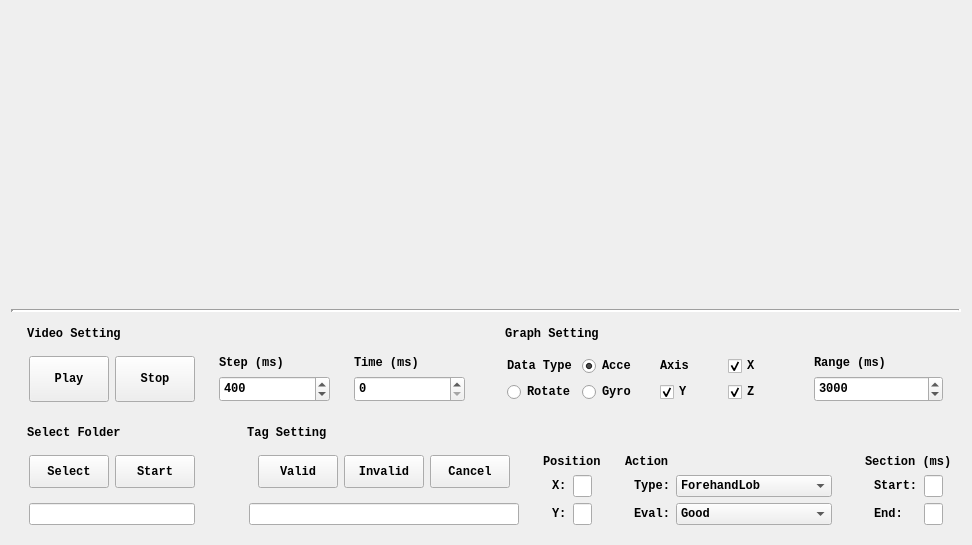
<?xml version="1.0" encoding="UTF-8"?>
<ui version="4.0">
 <class>DataMarker</class>
 <widget class="QWidget" name="DataMarker">
  <property name="geometry">
   <rect>
    <x>0</x>
    <y>0</y>
    <width>956</width>
    <height>545</height>
   </rect>
  </property>
  <property name="sizePolicy">
   <sizepolicy hsizetype="Preferred" vsizetype="Fixed">
    <horstretch>3</horstretch>
    <verstretch>0</verstretch>
   </sizepolicy>
  </property>
  <property name="font">
   <font>
    <family>Consolas</family>
    <pointsize>9</pointsize>
    <weight>75</weight>
    <italic>false</italic>
    <bold>true</bold>
   </font>
  </property>
  <property name="windowTitle">
   <string>DataMarker</string>
  </property>
  <property name="styleSheet">
   <string notr="true"/>
  </property>
  <layout class="QGridLayout" name="gridLayout">
   <item row="0" column="0">
    <widget class="QWidget" name="ShowWidget" native="true">
     <property name="sizePolicy">
      <sizepolicy hsizetype="Preferred" vsizetype="Preferred">
       <horstretch>0</horstretch>
       <verstretch>3</verstretch>
      </sizepolicy>
     </property>
     <layout class="QHBoxLayout" name="horizontalLayout">
      <property name="leftMargin">
       <number>0</number>
      </property>
      <property name="topMargin">
       <number>0</number>
      </property>
      <property name="rightMargin">
       <number>0</number>
      </property>
      <property name="bottomMargin">
       <number>0</number>
      </property>
      <item>
       <widget class="QWidget" name="VideoWidget" native="true">
        <property name="sizePolicy">
         <sizepolicy hsizetype="Preferred" vsizetype="Preferred">
          <horstretch>1</horstretch>
          <verstretch>0</verstretch>
         </sizepolicy>
        </property>
        <property name="styleSheet">
         <string notr="true"/>
        </property>
       </widget>
      </item>
      <item>
       <widget class="QWidget" name="GraphWidget" native="true">
        <property name="sizePolicy">
         <sizepolicy hsizetype="Preferred" vsizetype="Preferred">
          <horstretch>1</horstretch>
          <verstretch>0</verstretch>
         </sizepolicy>
        </property>
        <property name="styleSheet">
         <string notr="true"/>
        </property>
       </widget>
      </item>
     </layout>
    </widget>
   </item>
   <item row="2" column="0">
    <widget class="Line" name="line">
     <property name="frameShadow">
      <enum>QFrame::Sunken</enum>
     </property>
     <property name="lineWidth">
      <number>3</number>
     </property>
     <property name="orientation">
      <enum>Qt::Horizontal</enum>
     </property>
    </widget>
   </item>
   <item row="3" column="0">
    <widget class="QWidget" name="InputWidget" native="true">
     <property name="sizePolicy">
      <sizepolicy hsizetype="Preferred" vsizetype="Preferred">
       <horstretch>0</horstretch>
       <verstretch>2</verstretch>
      </sizepolicy>
     </property>
     <layout class="QVBoxLayout" name="verticalLayout">
      <property name="leftMargin">
       <number>0</number>
      </property>
      <property name="topMargin">
       <number>0</number>
      </property>
      <property name="rightMargin">
       <number>0</number>
      </property>
      <property name="bottomMargin">
       <number>0</number>
      </property>
      <item>
       <widget class="QWidget" name="SetWidget" native="true">
        <property name="sizePolicy">
         <sizepolicy hsizetype="Preferred" vsizetype="Preferred">
          <horstretch>0</horstretch>
          <verstretch>2</verstretch>
         </sizepolicy>
        </property>
        <layout class="QHBoxLayout" name="horizontalLayout_2">
         <property name="leftMargin">
          <number>0</number>
         </property>
         <property name="topMargin">
          <number>0</number>
         </property>
         <property name="rightMargin">
          <number>0</number>
         </property>
         <property name="bottomMargin">
          <number>0</number>
         </property>
         <item>
          <widget class="QWidget" name="VideoSetWidget" native="true">
           <property name="font">
            <font>
             <family>Consolas</family>
             <pointsize>9</pointsize>
             <weight>75</weight>
             <italic>false</italic>
             <bold>true</bold>
            </font>
           </property>
           <property name="cursor">
            <cursorShape>ArrowCursor</cursorShape>
           </property>
           <property name="focusPolicy">
            <enum>Qt::NoFocus</enum>
           </property>
           <property name="styleSheet">
            <string notr="true"/>
           </property>
           <layout class="QVBoxLayout" name="verticalLayout_3">
            <item>
             <widget class="QLabel" name="VideoSetLabel">
              <property name="sizePolicy">
               <sizepolicy hsizetype="Preferred" vsizetype="Fixed">
                <horstretch>0</horstretch>
                <verstretch>0</verstretch>
               </sizepolicy>
              </property>
              <property name="text">
               <string> Video Setting</string>
              </property>
             </widget>
            </item>
            <item>
             <widget class="QWidget" name="widget_2" native="true">
              <property name="sizePolicy">
               <sizepolicy hsizetype="Preferred" vsizetype="Preferred">
                <horstretch>0</horstretch>
                <verstretch>1</verstretch>
               </sizepolicy>
              </property>
              <property name="font">
               <font>
                <family>Consolas</family>
                <pointsize>9</pointsize>
                <weight>75</weight>
                <italic>false</italic>
                <bold>true</bold>
               </font>
              </property>
              <layout class="QHBoxLayout" name="horizontalLayout_5">
               <property name="leftMargin">
                <number>0</number>
               </property>
               <property name="topMargin">
                <number>9</number>
               </property>
               <property name="rightMargin">
                <number>0</number>
               </property>
               <property name="bottomMargin">
                <number>0</number>
               </property>
               <item>
                <widget class="QWidget" name="widget_3" native="true">
                 <layout class="QHBoxLayout" name="horizontalLayout_6">
                  <property name="leftMargin">
                   <number>9</number>
                  </property>
                  <property name="topMargin">
                   <number>0</number>
                  </property>
                  <property name="rightMargin">
                   <number>9</number>
                  </property>
                  <property name="bottomMargin">
                   <number>0</number>
                  </property>
                  <item>
                   <widget class="QPushButton" name="PlayButton">
                    <property name="sizePolicy">
                     <sizepolicy hsizetype="Fixed" vsizetype="Preferred">
                      <horstretch>0</horstretch>
                      <verstretch>0</verstretch>
                     </sizepolicy>
                    </property>
                    <property name="text">
                     <string>Play</string>
                    </property>
                   </widget>
                  </item>
                  <item>
                   <widget class="QPushButton" name="StopButton">
                    <property name="sizePolicy">
                     <sizepolicy hsizetype="Fixed" vsizetype="Preferred">
                      <horstretch>0</horstretch>
                      <verstretch>0</verstretch>
                     </sizepolicy>
                    </property>
                    <property name="text">
                     <string>Stop</string>
                    </property>
                   </widget>
                  </item>
                 </layout>
                </widget>
               </item>
               <item>
                <widget class="QWidget" name="widget_4" native="true">
                 <layout class="QVBoxLayout" name="verticalLayout_4">
                  <property name="topMargin">
                   <number>0</number>
                  </property>
                  <property name="bottomMargin">
                   <number>0</number>
                  </property>
                  <item>
                   <widget class="QLabel" name="label">
                    <property name="sizePolicy">
                     <sizepolicy hsizetype="Preferred" vsizetype="Fixed">
                      <horstretch>0</horstretch>
                      <verstretch>0</verstretch>
                     </sizepolicy>
                    </property>
                    <property name="text">
                     <string>Step (ms)</string>
                    </property>
                   </widget>
                  </item>
                  <item>
                   <widget class="QSpinBox" name="StepSpinBox">
                    <property name="sizePolicy">
                     <sizepolicy hsizetype="Minimum" vsizetype="Preferred">
                      <horstretch>0</horstretch>
                      <verstretch>0</verstretch>
                     </sizepolicy>
                    </property>
                    <property name="minimum">
                     <number>0</number>
                    </property>
                    <property name="maximum">
                     <number>200000000</number>
                    </property>
                    <property name="singleStep">
                     <number>200</number>
                    </property>
                    <property name="value">
                     <number>400</number>
                    </property>
                   </widget>
                  </item>
                 </layout>
                </widget>
               </item>
               <item>
                <widget class="QWidget" name="widget_5" native="true">
                 <layout class="QVBoxLayout" name="verticalLayout_5">
                  <property name="topMargin">
                   <number>0</number>
                  </property>
                  <property name="bottomMargin">
                   <number>0</number>
                  </property>
                  <item>
                   <widget class="QLabel" name="label_2">
                    <property name="sizePolicy">
                     <sizepolicy hsizetype="Preferred" vsizetype="Fixed">
                      <horstretch>0</horstretch>
                      <verstretch>0</verstretch>
                     </sizepolicy>
                    </property>
                    <property name="text">
                     <string>Time (ms)</string>
                    </property>
                   </widget>
                  </item>
                  <item>
                   <widget class="QSpinBox" name="TimeSpinBox">
                    <property name="sizePolicy">
                     <sizepolicy hsizetype="Minimum" vsizetype="Preferred">
                      <horstretch>0</horstretch>
                      <verstretch>0</verstretch>
                     </sizepolicy>
                    </property>
                    <property name="maximum">
                     <number>200000000</number>
                    </property>
                    <property name="singleStep">
                     <number>200</number>
                    </property>
                    <property name="value">
                     <number>0</number>
                    </property>
                   </widget>
                  </item>
                 </layout>
                </widget>
               </item>
              </layout>
             </widget>
            </item>
           </layout>
          </widget>
         </item>
         <item>
          <widget class="QWidget" name="GraphSetWidget" native="true">
           <property name="styleSheet">
            <string notr="true"/>
           </property>
           <layout class="QVBoxLayout" name="verticalLayout_6">
            <property name="leftMargin">
             <number>9</number>
            </property>
            <property name="rightMargin">
             <number>9</number>
            </property>
            <item>
             <widget class="QLabel" name="label_3">
              <property name="sizePolicy">
               <sizepolicy hsizetype="Preferred" vsizetype="Fixed">
                <horstretch>0</horstretch>
                <verstretch>0</verstretch>
               </sizepolicy>
              </property>
              <property name="text">
               <string> Graph Setting</string>
              </property>
             </widget>
            </item>
            <item>
             <widget class="QWidget" name="widget_6" native="true">
              <layout class="QHBoxLayout" name="horizontalLayout_7">
               <property name="leftMargin">
                <number>0</number>
               </property>
               <property name="topMargin">
                <number>9</number>
               </property>
               <property name="rightMargin">
                <number>0</number>
               </property>
               <property name="bottomMargin">
                <number>0</number>
               </property>
               <item>
                <widget class="QWidget" name="widget_10" native="true">
                 <layout class="QGridLayout" name="gridLayout_2">
                  <property name="topMargin">
                   <number>0</number>
                  </property>
                  <property name="bottomMargin">
                   <number>0</number>
                  </property>
                  <item row="0" column="0">
                   <widget class="QLabel" name="DataTypeLabel">
                    <property name="sizePolicy">
                     <sizepolicy hsizetype="Preferred" vsizetype="Fixed">
                      <horstretch>0</horstretch>
                      <verstretch>0</verstretch>
                     </sizepolicy>
                    </property>
                    <property name="text">
                     <string>Data Type</string>
                    </property>
                   </widget>
                  </item>
                  <item row="0" column="1">
                   <widget class="QRadioButton" name="AcceRadio">
                    <property name="text">
                     <string>Acce</string>
                    </property>
                    <property name="checked">
                     <bool>true</bool>
                    </property>
                    <attribute name="buttonGroup">
                     <string notr="true">DataTypeGroup</string>
                    </attribute>
                   </widget>
                  </item>
                  <item row="1" column="1">
                   <widget class="QRadioButton" name="GyroRadio">
                    <property name="text">
                     <string>Gyro</string>
                    </property>
                    <attribute name="buttonGroup">
                     <string notr="true">DataTypeGroup</string>
                    </attribute>
                   </widget>
                  </item>
                  <item row="1" column="0">
                   <widget class="QRadioButton" name="RotateRadio">
                    <property name="text">
                     <string>Rotate</string>
                    </property>
                    <attribute name="buttonGroup">
                     <string notr="true">DataTypeGroup</string>
                    </attribute>
                   </widget>
                  </item>
                 </layout>
                </widget>
               </item>
               <item>
                <widget class="QWidget" name="widget_9" native="true">
                 <layout class="QGridLayout" name="gridLayout_3">
                  <property name="topMargin">
                   <number>0</number>
                  </property>
                  <property name="bottomMargin">
                   <number>0</number>
                  </property>
                  <item row="0" column="0">
                   <widget class="QLabel" name="DataTypeLabel_2">
                    <property name="sizePolicy">
                     <sizepolicy hsizetype="Preferred" vsizetype="Fixed">
                      <horstretch>0</horstretch>
                      <verstretch>0</verstretch>
                     </sizepolicy>
                    </property>
                    <property name="text">
                     <string>Axis</string>
                    </property>
                   </widget>
                  </item>
                  <item row="0" column="1">
                   <widget class="QCheckBox" name="XCheck">
                    <property name="text">
                     <string>X</string>
                    </property>
                    <property name="checked">
                     <bool>true</bool>
                    </property>
                    <attribute name="buttonGroup">
                     <string notr="true">AxisGroup</string>
                    </attribute>
                   </widget>
                  </item>
                  <item row="1" column="0">
                   <widget class="QCheckBox" name="YCheck">
                    <property name="text">
                     <string>Y</string>
                    </property>
                    <property name="checked">
                     <bool>true</bool>
                    </property>
                    <attribute name="buttonGroup">
                     <string notr="true">AxisGroup</string>
                    </attribute>
                   </widget>
                  </item>
                  <item row="1" column="1">
                   <widget class="QCheckBox" name="ZCheck">
                    <property name="text">
                     <string>Z</string>
                    </property>
                    <property name="checked">
                     <bool>true</bool>
                    </property>
                    <attribute name="buttonGroup">
                     <string notr="true">AxisGroup</string>
                    </attribute>
                   </widget>
                  </item>
                 </layout>
                </widget>
               </item>
               <item>
                <widget class="QWidget" name="widget_8" native="true">
                 <layout class="QVBoxLayout" name="verticalLayout_7">
                  <property name="topMargin">
                   <number>0</number>
                  </property>
                  <property name="bottomMargin">
                   <number>0</number>
                  </property>
                  <item>
                   <widget class="QLabel" name="label_4">
                    <property name="sizePolicy">
                     <sizepolicy hsizetype="Preferred" vsizetype="Fixed">
                      <horstretch>0</horstretch>
                      <verstretch>0</verstretch>
                     </sizepolicy>
                    </property>
                    <property name="text">
                     <string>Range (ms)</string>
                    </property>
                   </widget>
                  </item>
                  <item>
                   <widget class="QSpinBox" name="RangeSpinBox">
                    <property name="sizePolicy">
                     <sizepolicy hsizetype="Minimum" vsizetype="Preferred">
                      <horstretch>0</horstretch>
                      <verstretch>0</verstretch>
                     </sizepolicy>
                    </property>
                    <property name="minimum">
                     <number>0</number>
                    </property>
                    <property name="maximum">
                     <number>100000</number>
                    </property>
                    <property name="singleStep">
                     <number>1000</number>
                    </property>
                    <property name="value">
                     <number>3000</number>
                    </property>
                   </widget>
                  </item>
                 </layout>
                </widget>
               </item>
              </layout>
             </widget>
            </item>
           </layout>
          </widget>
         </item>
        </layout>
       </widget>
      </item>
      <item>
       <widget class="QWidget" name="TagWidget" native="true">
        <property name="sizePolicy">
         <sizepolicy hsizetype="Preferred" vsizetype="Preferred">
          <horstretch>0</horstretch>
          <verstretch>3</verstretch>
         </sizepolicy>
        </property>
        <layout class="QHBoxLayout" name="horizontalLayout_3">
         <property name="leftMargin">
          <number>0</number>
         </property>
         <property name="topMargin">
          <number>0</number>
         </property>
         <property name="rightMargin">
          <number>0</number>
         </property>
         <property name="bottomMargin">
          <number>0</number>
         </property>
         <item>
          <widget class="QWidget" name="TagFolderWidget" native="true">
           <property name="sizePolicy">
            <sizepolicy hsizetype="Preferred" vsizetype="Preferred">
             <horstretch>1</horstretch>
             <verstretch>0</verstretch>
            </sizepolicy>
           </property>
           <property name="styleSheet">
            <string notr="true"/>
           </property>
           <layout class="QVBoxLayout" name="verticalLayout_2">
            <item>
             <widget class="QLabel" name="TagFolderLabel">
              <property name="sizePolicy">
               <sizepolicy hsizetype="Preferred" vsizetype="Fixed">
                <horstretch>0</horstretch>
                <verstretch>0</verstretch>
               </sizepolicy>
              </property>
              <property name="text">
               <string> Select Folder</string>
              </property>
             </widget>
            </item>
            <item>
             <widget class="QWidget" name="widget_21" native="true">
              <layout class="QVBoxLayout" name="verticalLayout_12">
               <property name="topMargin">
                <number>0</number>
               </property>
               <property name="bottomMargin">
                <number>0</number>
               </property>
               <item>
                <widget class="QWidget" name="widget" native="true">
                 <property name="sizePolicy">
                  <sizepolicy hsizetype="Preferred" vsizetype="Preferred">
                   <horstretch>0</horstretch>
                   <verstretch>3</verstretch>
                  </sizepolicy>
                 </property>
                 <layout class="QHBoxLayout" name="horizontalLayout_4">
                  <property name="spacing">
                   <number>6</number>
                  </property>
                  <property name="leftMargin">
                   <number>0</number>
                  </property>
                  <property name="topMargin">
                   <number>9</number>
                  </property>
                  <property name="rightMargin">
                   <number>0</number>
                  </property>
                  <property name="bottomMargin">
                   <number>9</number>
                  </property>
                  <item>
                   <widget class="QPushButton" name="SelectFolderButton">
                    <property name="sizePolicy">
                     <sizepolicy hsizetype="Fixed" vsizetype="Preferred">
                      <horstretch>0</horstretch>
                      <verstretch>0</verstretch>
                     </sizepolicy>
                    </property>
                    <property name="text">
                     <string>Select</string>
                    </property>
                   </widget>
                  </item>
                  <item>
                   <widget class="QPushButton" name="TagStartButton">
                    <property name="sizePolicy">
                     <sizepolicy hsizetype="Fixed" vsizetype="Preferred">
                      <horstretch>0</horstretch>
                      <verstretch>0</verstretch>
                     </sizepolicy>
                    </property>
                    <property name="text">
                     <string>Start</string>
                    </property>
                   </widget>
                  </item>
                 </layout>
                </widget>
               </item>
               <item>
                <widget class="QLineEdit" name="TagFolderLineEdit">
                 <property name="sizePolicy">
                  <sizepolicy hsizetype="Preferred" vsizetype="Preferred">
                   <horstretch>0</horstretch>
                   <verstretch>1</verstretch>
                  </sizepolicy>
                 </property>
                 <property name="readOnly">
                  <bool>true</bool>
                 </property>
                </widget>
               </item>
              </layout>
             </widget>
            </item>
           </layout>
          </widget>
         </item>
         <item>
          <widget class="QPushButton" name="StartShowButton">
           <property name="sizePolicy">
            <sizepolicy hsizetype="Ignored" vsizetype="Ignored">
             <horstretch>0</horstretch>
             <verstretch>0</verstretch>
            </sizepolicy>
           </property>
           <property name="maximumSize">
            <size>
             <width>16777215</width>
             <height>16777215</height>
            </size>
           </property>
           <property name="styleSheet">
            <string notr="true"/>
           </property>
           <property name="text">
            <string/>
           </property>
           <property name="checkable">
            <bool>false</bool>
           </property>
          </widget>
         </item>
         <item>
          <widget class="QPushButton" name="StartTagButton">
           <property name="sizePolicy">
            <sizepolicy hsizetype="Ignored" vsizetype="Ignored">
             <horstretch>0</horstretch>
             <verstretch>0</verstretch>
            </sizepolicy>
           </property>
           <property name="text">
            <string/>
           </property>
          </widget>
         </item>
         <item>
          <widget class="QWidget" name="TagSetWidget" native="true">
           <property name="sizePolicy">
            <sizepolicy hsizetype="Preferred" vsizetype="Preferred">
             <horstretch>4</horstretch>
             <verstretch>0</verstretch>
            </sizepolicy>
           </property>
           <property name="styleSheet">
            <string notr="true"/>
           </property>
           <layout class="QVBoxLayout" name="verticalLayout_8">
            <item>
             <widget class="QLabel" name="TagSetLabel">
              <property name="sizePolicy">
               <sizepolicy hsizetype="Preferred" vsizetype="Fixed">
                <horstretch>0</horstretch>
                <verstretch>0</verstretch>
               </sizepolicy>
              </property>
              <property name="text">
               <string> Tag Setting</string>
              </property>
             </widget>
            </item>
            <item>
             <widget class="QWidget" name="widget_11" native="true">
              <layout class="QHBoxLayout" name="horizontalLayout_9">
               <property name="leftMargin">
                <number>0</number>
               </property>
               <property name="topMargin">
                <number>0</number>
               </property>
               <property name="rightMargin">
                <number>0</number>
               </property>
               <property name="bottomMargin">
                <number>0</number>
               </property>
               <item>
                <widget class="QWidget" name="widget_12" native="true">
                 <property name="sizePolicy">
                  <sizepolicy hsizetype="Preferred" vsizetype="Preferred">
                   <horstretch>1</horstretch>
                   <verstretch>0</verstretch>
                  </sizepolicy>
                 </property>
                 <layout class="QVBoxLayout" name="verticalLayout_9">
                  <property name="spacing">
                   <number>6</number>
                  </property>
                  <property name="leftMargin">
                   <number>9</number>
                  </property>
                  <property name="topMargin">
                   <number>0</number>
                  </property>
                  <property name="rightMargin">
                   <number>9</number>
                  </property>
                  <property name="bottomMargin">
                   <number>0</number>
                  </property>
                  <item>
                   <widget class="QWidget" name="widget_16" native="true">
                    <property name="sizePolicy">
                     <sizepolicy hsizetype="Preferred" vsizetype="Preferred">
                      <horstretch>0</horstretch>
                      <verstretch>3</verstretch>
                     </sizepolicy>
                    </property>
                    <layout class="QHBoxLayout" name="horizontalLayout_10">
                     <property name="leftMargin">
                      <number>9</number>
                     </property>
                     <property name="topMargin">
                      <number>9</number>
                     </property>
                     <property name="rightMargin">
                      <number>9</number>
                     </property>
                     <property name="bottomMargin">
                      <number>9</number>
                     </property>
                     <item>
                      <widget class="QPushButton" name="ValidButton">
                       <property name="sizePolicy">
                        <sizepolicy hsizetype="Fixed" vsizetype="Preferred">
                         <horstretch>0</horstretch>
                         <verstretch>0</verstretch>
                        </sizepolicy>
                       </property>
                       <property name="text">
                        <string>Valid</string>
                       </property>
                      </widget>
                     </item>
                     <item>
                      <widget class="QPushButton" name="InvalidButton">
                       <property name="sizePolicy">
                        <sizepolicy hsizetype="Fixed" vsizetype="Preferred">
                         <horstretch>0</horstretch>
                         <verstretch>0</verstretch>
                        </sizepolicy>
                       </property>
                       <property name="text">
                        <string>Invalid</string>
                       </property>
                      </widget>
                     </item>
                     <item>
                      <widget class="QPushButton" name="CancelButton">
                       <property name="sizePolicy">
                        <sizepolicy hsizetype="Fixed" vsizetype="Preferred">
                         <horstretch>0</horstretch>
                         <verstretch>0</verstretch>
                        </sizepolicy>
                       </property>
                       <property name="text">
                        <string>Cancel</string>
                       </property>
                      </widget>
                     </item>
                    </layout>
                   </widget>
                  </item>
                  <item>
                   <widget class="QLineEdit" name="SaveLineEdit">
                    <property name="sizePolicy">
                     <sizepolicy hsizetype="Preferred" vsizetype="Preferred">
                      <horstretch>0</horstretch>
                      <verstretch>1</verstretch>
                     </sizepolicy>
                    </property>
                    <property name="alignment">
                     <set>Qt::AlignCenter</set>
                    </property>
                    <property name="readOnly">
                     <bool>true</bool>
                    </property>
                   </widget>
                  </item>
                 </layout>
                </widget>
               </item>
               <item>
                <widget class="QWidget" name="widget_15" native="true">
                 <property name="sizePolicy">
                  <sizepolicy hsizetype="Preferred" vsizetype="Preferred">
                   <horstretch>1</horstretch>
                   <verstretch>0</verstretch>
                  </sizepolicy>
                 </property>
                 <layout class="QVBoxLayout" name="verticalLayout_10">
                  <property name="bottomMargin">
                   <number>0</number>
                  </property>
                  <item>
                   <widget class="QLabel" name="label_5">
                    <property name="sizePolicy">
                     <sizepolicy hsizetype="Preferred" vsizetype="Fixed">
                      <horstretch>0</horstretch>
                      <verstretch>0</verstretch>
                     </sizepolicy>
                    </property>
                    <property name="text">
                     <string>Position</string>
                    </property>
                   </widget>
                  </item>
                  <item>
                   <widget class="QWidget" name="widget_22" native="true">
                    <layout class="QGridLayout" name="gridLayout_4">
                     <property name="leftMargin">
                      <number>9</number>
                     </property>
                     <property name="topMargin">
                      <number>0</number>
                     </property>
                     <property name="rightMargin">
                      <number>9</number>
                     </property>
                     <property name="bottomMargin">
                      <number>0</number>
                     </property>
                     <item row="0" column="1">
                      <widget class="QLineEdit" name="XLineEdit">
                       <property name="sizePolicy">
                        <sizepolicy hsizetype="Preferred" vsizetype="Preferred">
                         <horstretch>0</horstretch>
                         <verstretch>0</verstretch>
                        </sizepolicy>
                       </property>
                      </widget>
                     </item>
                     <item row="0" column="0">
                      <widget class="QLabel" name="label_6">
                       <property name="sizePolicy">
                        <sizepolicy hsizetype="Fixed" vsizetype="Preferred">
                         <horstretch>0</horstretch>
                         <verstretch>0</verstretch>
                        </sizepolicy>
                       </property>
                       <property name="text">
                        <string>X:</string>
                       </property>
                      </widget>
                     </item>
                     <item row="1" column="0">
                      <widget class="QLabel" name="label_7">
                       <property name="sizePolicy">
                        <sizepolicy hsizetype="Fixed" vsizetype="Preferred">
                         <horstretch>0</horstretch>
                         <verstretch>0</verstretch>
                        </sizepolicy>
                       </property>
                       <property name="text">
                        <string>Y:</string>
                       </property>
                      </widget>
                     </item>
                     <item row="1" column="1">
                      <widget class="QLineEdit" name="YLineEdit">
                       <property name="sizePolicy">
                        <sizepolicy hsizetype="Preferred" vsizetype="Preferred">
                         <horstretch>0</horstretch>
                         <verstretch>0</verstretch>
                        </sizepolicy>
                       </property>
                      </widget>
                     </item>
                    </layout>
                   </widget>
                  </item>
                 </layout>
                </widget>
               </item>
               <item>
                <widget class="QWidget" name="widget_13" native="true">
                 <property name="sizePolicy">
                  <sizepolicy hsizetype="Preferred" vsizetype="Preferred">
                   <horstretch>1</horstretch>
                   <verstretch>0</verstretch>
                  </sizepolicy>
                 </property>
                 <layout class="QVBoxLayout" name="verticalLayout_11">
                  <property name="bottomMargin">
                   <number>0</number>
                  </property>
                  <item>
                   <widget class="QLabel" name="label_8">
                    <property name="sizePolicy">
                     <sizepolicy hsizetype="Preferred" vsizetype="Fixed">
                      <horstretch>0</horstretch>
                      <verstretch>0</verstretch>
                     </sizepolicy>
                    </property>
                    <property name="text">
                     <string>Action</string>
                    </property>
                   </widget>
                  </item>
                  <item>
                   <widget class="QWidget" name="widget_17" native="true">
                    <layout class="QGridLayout" name="gridLayout_5">
                     <property name="topMargin">
                      <number>0</number>
                     </property>
                     <property name="bottomMargin">
                      <number>0</number>
                     </property>
                     <item row="0" column="0">
                      <widget class="QLabel" name="label_9">
                       <property name="sizePolicy">
                        <sizepolicy hsizetype="Fixed" vsizetype="Preferred">
                         <horstretch>0</horstretch>
                         <verstretch>0</verstretch>
                        </sizepolicy>
                       </property>
                       <property name="text">
                        <string>Type:</string>
                       </property>
                      </widget>
                     </item>
                     <item row="0" column="1">
                      <widget class="QComboBox" name="TypeComboBox">
                       <property name="sizePolicy">
                        <sizepolicy hsizetype="Preferred" vsizetype="Preferred">
                         <horstretch>0</horstretch>
                         <verstretch>0</verstretch>
                        </sizepolicy>
                       </property>
                       <property name="editable">
                        <bool>false</bool>
                       </property>
                       <property name="placeholderText">
                        <string/>
                       </property>
                       <item>
                        <property name="text">
                         <string>ForehandLob</string>
                        </property>
                       </item>
                       <item>
                        <property name="text">
                         <string>ForehandKill</string>
                        </property>
                       </item>
                       <item>
                        <property name="text">
                         <string>ForehandHigh</string>
                        </property>
                       </item>
                       <item>
                        <property name="text">
                         <string>BackhandTransition</string>
                        </property>
                       </item>
                      </widget>
                     </item>
                     <item row="1" column="0">
                      <widget class="QLabel" name="label_10">
                       <property name="sizePolicy">
                        <sizepolicy hsizetype="Fixed" vsizetype="Preferred">
                         <horstretch>0</horstretch>
                         <verstretch>0</verstretch>
                        </sizepolicy>
                       </property>
                       <property name="text">
                        <string>Eval:</string>
                       </property>
                      </widget>
                     </item>
                     <item row="1" column="1">
                      <widget class="QComboBox" name="EvalComboBox">
                       <property name="sizePolicy">
                        <sizepolicy hsizetype="Preferred" vsizetype="Preferred">
                         <horstretch>0</horstretch>
                         <verstretch>0</verstretch>
                        </sizepolicy>
                       </property>
                       <item>
                        <property name="text">
                         <string>Good</string>
                        </property>
                       </item>
                       <item>
                        <property name="text">
                         <string>Normal</string>
                        </property>
                       </item>
                       <item>
                        <property name="text">
                         <string>Bad</string>
                        </property>
                       </item>
                      </widget>
                     </item>
                    </layout>
                   </widget>
                  </item>
                 </layout>
                </widget>
               </item>
               <item>
                <widget class="QWidget" name="widget_14" native="true">
                 <property name="sizePolicy">
                  <sizepolicy hsizetype="Preferred" vsizetype="Preferred">
                   <horstretch>1</horstretch>
                   <verstretch>0</verstretch>
                  </sizepolicy>
                 </property>
                 <layout class="QVBoxLayout" name="verticalLayout_13">
                  <property name="rightMargin">
                   <number>0</number>
                  </property>
                  <property name="bottomMargin">
                   <number>0</number>
                  </property>
                  <item>
                   <widget class="QLabel" name="label_11">
                    <property name="sizePolicy">
                     <sizepolicy hsizetype="Preferred" vsizetype="Fixed">
                      <horstretch>0</horstretch>
                      <verstretch>0</verstretch>
                     </sizepolicy>
                    </property>
                    <property name="text">
                     <string>Section (ms)</string>
                    </property>
                   </widget>
                  </item>
                  <item>
                   <widget class="QWidget" name="widget_18" native="true">
                    <layout class="QGridLayout" name="gridLayout_6">
                     <property name="topMargin">
                      <number>0</number>
                     </property>
                     <property name="bottomMargin">
                      <number>0</number>
                     </property>
                     <item row="0" column="1">
                      <widget class="QLineEdit" name="StartLineEdit">
                       <property name="sizePolicy">
                        <sizepolicy hsizetype="Preferred" vsizetype="Preferred">
                         <horstretch>0</horstretch>
                         <verstretch>0</verstretch>
                        </sizepolicy>
                       </property>
                       <property name="readOnly">
                        <bool>true</bool>
                       </property>
                      </widget>
                     </item>
                     <item row="0" column="0">
                      <widget class="QLabel" name="label_12">
                       <property name="sizePolicy">
                        <sizepolicy hsizetype="Fixed" vsizetype="Preferred">
                         <horstretch>0</horstretch>
                         <verstretch>0</verstretch>
                        </sizepolicy>
                       </property>
                       <property name="text">
                        <string>Start:</string>
                       </property>
                      </widget>
                     </item>
                     <item row="1" column="0">
                      <widget class="QLabel" name="label_13">
                       <property name="sizePolicy">
                        <sizepolicy hsizetype="Fixed" vsizetype="Preferred">
                         <horstretch>0</horstretch>
                         <verstretch>0</verstretch>
                        </sizepolicy>
                       </property>
                       <property name="text">
                        <string>End:</string>
                       </property>
                      </widget>
                     </item>
                     <item row="1" column="1">
                      <widget class="QLineEdit" name="EndLineEdit">
                       <property name="sizePolicy">
                        <sizepolicy hsizetype="Preferred" vsizetype="Preferred">
                         <horstretch>0</horstretch>
                         <verstretch>0</verstretch>
                        </sizepolicy>
                       </property>
                       <property name="readOnly">
                        <bool>true</bool>
                       </property>
                      </widget>
                     </item>
                    </layout>
                   </widget>
                  </item>
                 </layout>
                </widget>
               </item>
              </layout>
             </widget>
            </item>
           </layout>
          </widget>
         </item>
        </layout>
       </widget>
      </item>
     </layout>
    </widget>
   </item>
  </layout>
 </widget>
 <resources/>
 <connections/>
 <buttongroups>
  <buttongroup name="DataTypeGroup"/>
  <buttongroup name="AxisGroup">
   <property name="exclusive">
    <bool>false</bool>
   </property>
  </buttongroup>
 </buttongroups>
</ui>
